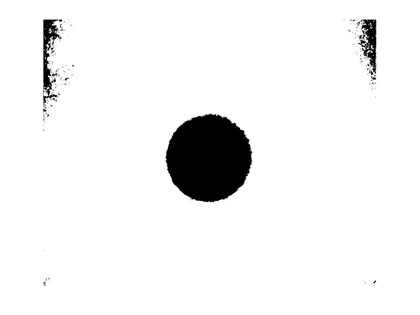
%> input picture code/z1.jpg, 420 x 315 px, shrunk from 1200 x 900 before the run
$ octave --eval "result = dec2('z1.jpg');"   (GNU Octave 9; MATLAB toolbox functions it lacks are replaced by stand-ins)
%> lines starting %> are read from the running program, lines starting %| are printed output that depends on the picture; in (x1, y1, x2, y2) boxes, pixels count from 0 and x2, y2 are one past the last pixel; in counts of white or black regions, pixels touching at a corner belong together; the program's own positions count from 1
### code/get_radius_range.m
function [rmin, rmax] = get_radius_range(image_filename)
%> called with image_filename = 'z1.jpg'
  rgb=imread(image_filename);
%> rgb is the input picture: size 315x420x3 uint8; min 0, max 255, mean 241.3
  g=rgb(:,:,2);
  bw=im2bw(g);
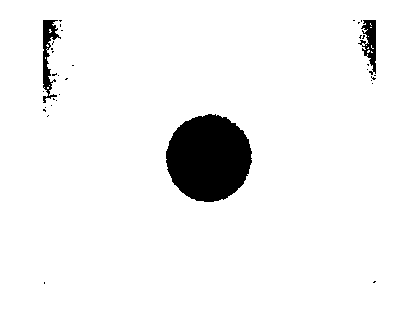
%> bw: size 315x420 logical; 94.7% white; 34 black regions (31 under 20 px), largest, box (x1, y1, x2, y2) and area: (166, 114, 252, 202) 5831, (43, 20, 61, 103) 610, (358, 20, 376, 75) 490
  [yy,xx]=find(bw);
%> yy = 125274 values from 1 to 315; xx = 125274 values from 1 to 420
  freq_table = tabulate(yy);
%> freq_table = 315 rows, first 12: [1 420 0.335; 2 420 0.335; 3 420 0.335; 4 420 0.335; 5 420 0.335; 6 420 0.335; 7 420 0.335; 8 420 0.335; 9 420 0.335; 10 420 0.335; 11 420 0.335; 12 420 0.335]
  value = max(freq_table(:,2));
%> value = 420
  rmax = value;
%> rmax = 420
  rmin = ceil(rmax/10);
%> rmin = 42
  return


  % following are Zheng's code.
  count=0;
  count_max=0;
  a=size(g);
  for n=1:a(1)
    for j=1:a(2)
      if g(n,j,:)>252
        count=count+1;
      end
    end
    if count > count_max
      count_max=count;
    end
    count=0;
  end
  rmin=count_max(1)*0.1;
  rmax=count_max(1);
end

### code/remove_border.m

function zout = remove_border(zin)
  zout = zin;
  [m,n] = size(zin);
  threshold = mean(mean(zin));
  % horizon
  for i = [1,m]
    for j = 1:n
      if (zout(i,j) > 0)
        %disp([i,j])
        zout = remove_adjacent(i,j, zout, i, j, threshold);
      end
    end
  end

  % vertical
  for i = 1:m
    for j = [1,n]
      if (zout(i,j) > 0)
        zout = remove_adjacent(i,j, zout, i, j, threshold);
      end
    end
  end


  zout(1,:) = 0;
  zout(:,1) = 0;
  zout(m,:) = 0;
  zout(:, n) = 0;
end

### code/remove_duplicate.m

function zin = remove_duplicate(zin)
  [m,n] = size(zin);
  [yy, xx] = find(zin);
  for ind = 1:length(yy)
    y = yy(ind);
    x = xx(ind);

    if (zin(y,x) > 0)
      %show(sprintf('(%d,%d)=%d', y,x,zin(y,x)))
      zin = remove_adjacent(y, x, zin, y, x, 2);
      zin(y,x) = 1;
    end
  end


end

### code/remove_adjacent.m

function zin = remove_adjacent(i, j, zin, a, b, threshold)
  dy = [0, 0, 1, -1];
  dx = [1, -1, 0, 0];
  [m, n] = size(zin);
  %show(sprintf('in remove_adjacent(): starting from (%d,%d)', i,j));
  for ind = 1:length(dy)
    y = dy(ind);
    x = dx(ind);
    ny = i+y;
    nx = j+x;
    if (ny>0 && ny <= m && nx <=n && nx> 0 && ( zin(ny, nx) > 0) && ~(ny == a && nx == b))
      zin = remove_adjacent(ny, nx, zin,i,j, threshold );
    else if (ny ==a && nx ==b)
      %disp('cannot not go back to parent cell')
    end
  end
  if (~(i==a && j==b))
    zin(i,j)=0;
    %show(sprintf('in remove_adjacent(): clear (%d,%d) to 0', i,j));
  end
end

### code/dec2.m
function [z0 , colony_number] = dec2(image_filename)
  [rmin, rmax] = get_radius_range(image_filename);
%> rmin = 42; rmax = 420
  rmin=round(1*rmin);
  %rmin=127;
  %rmax=1268;
  %rmin=round(0.5*rmin);
  rgb=imread(image_filename);
  gray = rgb2gray(rgb);
  level = graythresh(gray);
%> level = 0.514
  bw = im2bw(gray, level);
%> bw: size 315x420 logical; 94.7% white; 35 black regions (32 under 20 px), largest, box (x1, y1, x2, y2) and area: (166, 113, 252, 202) 5841, (43, 20, 61, 103) 616, (358, 20, 376, 75) 493
  bw = 1-bw;

  %bw = img_filter(image_filename);
  %imshow(bw)
  [sy, sx]=size(bw);
%> sy = 315; sx = 420
  ny = floor(sy/rmin);
%> ny = 7
  nx = floor(sx/rmin);
%> nx = 10
  xrange = 1:nx;
%> xrange = [1 2 3 4 5 6 7 8 9 10]
  yrange = 1:ny;
%> yrange = [1 2 3 4 5 6 7]
  [X,Y]= meshgrid(xrange, yrange);
  Z = zeros(ny,nx);
  for iy = 1:ny
    for ix = 1:nx
      block = bw(((iy-1)*rmin+1):(iy*rmin), ((ix-1)*rmin+1):(ix*rmin));
      s =  sum(sum(block));
      Z(iy, ix) = s;
      %disp(sprintf('at block (%d, %d), sum is %d', iy, ix, s))
    end
  end
%> this loop made 7 passes
  %Z(ny,:)
  %mesh(X,Y,Z);

  threshold = mean(Z(find(Z>0)))/2;
%> threshold = 235.1
  [yy, xx] = find(Z<threshold);
%> yy = 62 values from 1 to 7; xx = 62 values from 1 to 10
  for i = 1:length(yy)
    Z(yy(i), xx(i)) = 0;
  end
%> this loop made 62 passes
  %Z
  z1 = remove_border(Z);
%> in remove_border, `[m,n] = size(zin);`: m = 7; n = 10
%> in remove_border, `threshold = mean(mean(zin));`: threshold = 92.2
%> the loop in remove_border, `for i = [1,m]` made 2 passes
%> i on pass 2: 7
%> the loop in remove_border, `for i = 1:m` made 7 passes
  z0 = z1;
  %z0
  threshold = mean(z1(find(z1>0)));
%> threshold = 1341.5
  [yy, xx] = find(z1<threshold);
%> yy = 68 values from 1 to 7; xx = 68 values from 1 to 10
  for i = 1:length(yy)
    z1(yy(i), xx(i)) = 0;
  end
%> this loop made 68 passes
  z1;
  zmax = imregionalmax(z1);
  z2 = remove_duplicate(zmax);
%> in remove_duplicate, `[yy, xx] = find(zin);`: yy = 4; xx = 5
%> the loop in remove_duplicate, `for ind = 1:length(yy)` made 1 pass
%> (y, x) on pass 1: (4, 5)
  colony_number = sum(sum(z2));
%> colony_number = 1
  %show(sprintf('total colonies: %d', sum(sum(z2))))
  %imshow(zmax)
end
